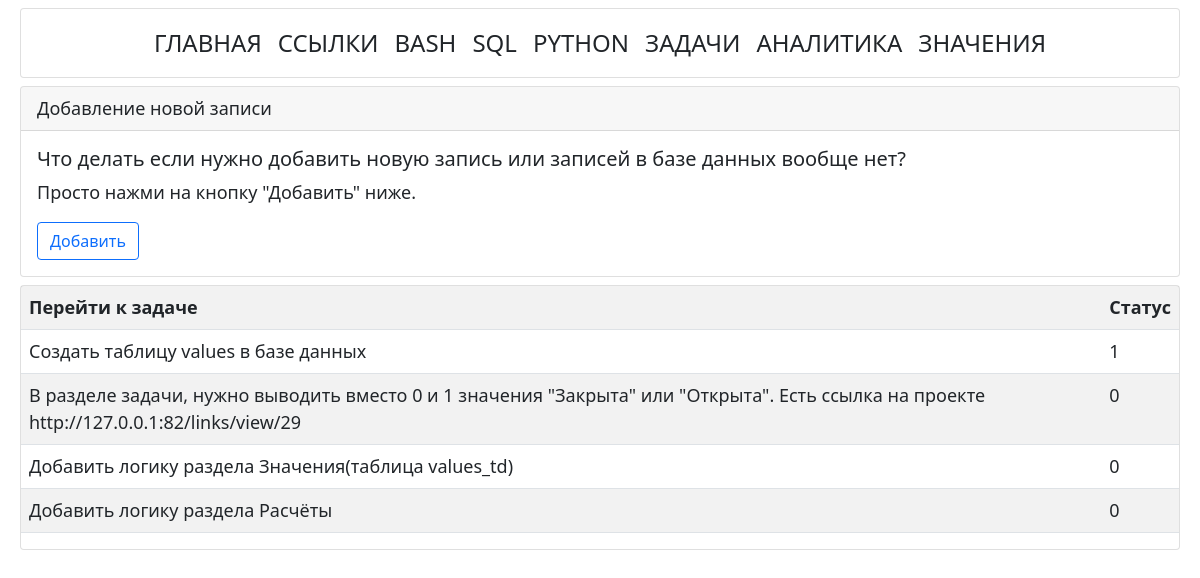
/tasks, run on an earlier commit of the app's database.
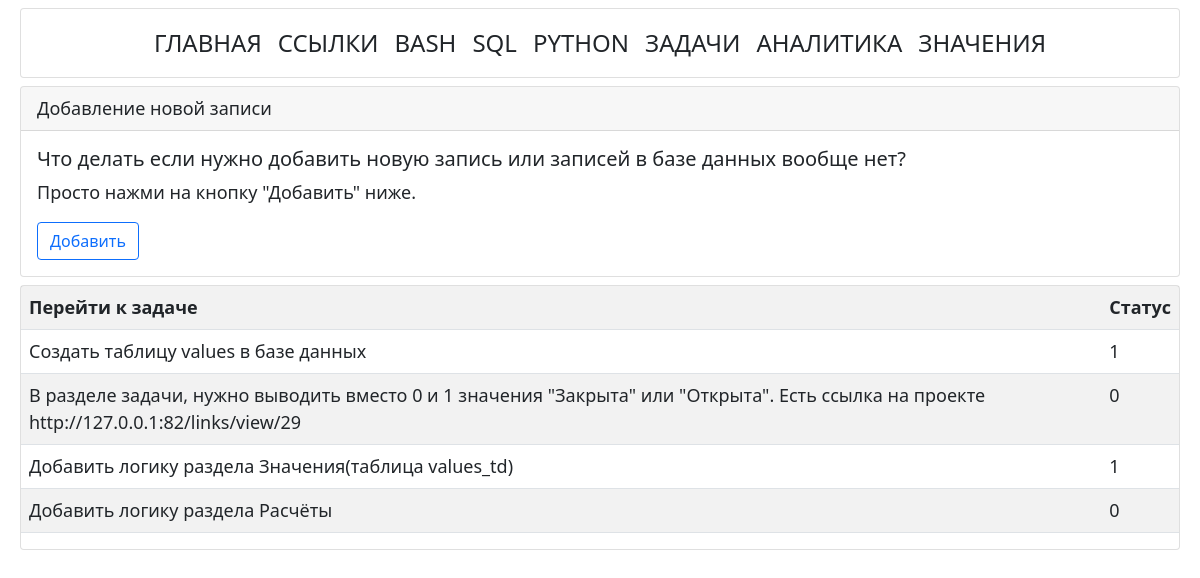
And on a later commit of the database.
### tables this page shows
CREATE TABLE [tasks] ( 
[task_id] INTEGER PRIMARY KEY AUTOINCREMENT,
  [task_name] TEXT NOT NULL,
  [task_status] INT NULL);

### app.py (the view)
@app.route("/tasks")
def get_tasks_list():
    conn = connect.get_db_connection()
    tasks_list = conn.execute("SELECT * FROM tasks ORDER BY task_id DESC").fetchall()
    conn.close()
    return render_template("tasks/tasks_list.html",
                           tasks_list=tasks_list,
                           )

### modules/connect.py (called while the page is built)
def get_db_connection():
    db_path = os.path.join(BASE_DIR, '../database.db')
    conn = sqlite3.connect(db_path)
    conn.row_factory = sqlite3.Row
    return conn

### templates/tasks/tasks_list.html (shortened to what this page needs)
{% extends "base.html" %}
{% block content %}
<div class="card m-2">
   <div class="card-header">
      Добавление новой записи
   </div>
   <div class="card-body">
      <h5 class="card-title">Что делать если нужно добавить новую запись или записей в базе данных вообще нет?</h5>
      <p class="card-text">Просто нажми на кнопку "Добавить" ниже.</p>
      <a class="btn btn-outline-primary" href="{{ url_for('new_task') }}">Добавить</a>
   </div>
</div>
<div class="card m-2">
   <table class="table table-striped">
      <tr>
         <th>Перейти к задаче</th>
         <th>Статус</th>
      </tr>
      {% for tasks_list in tasks_list %}
      <tr>
         <td><a href="{{ url_for('get_post_task', task_id=tasks_list['task_id']) }}">{{ tasks_list['task_name']
               }}</a></td>
         <td>{{ tasks_list['task_status'] }}</td>
      </tr>
      {% endfor %}
   </table>
</div>
{% endblock %}

What changed in the data, as far as the page shows it:
changed tasks "Добавить логику раздела Значения(таблица values_td)": task_status "0" → "1"
